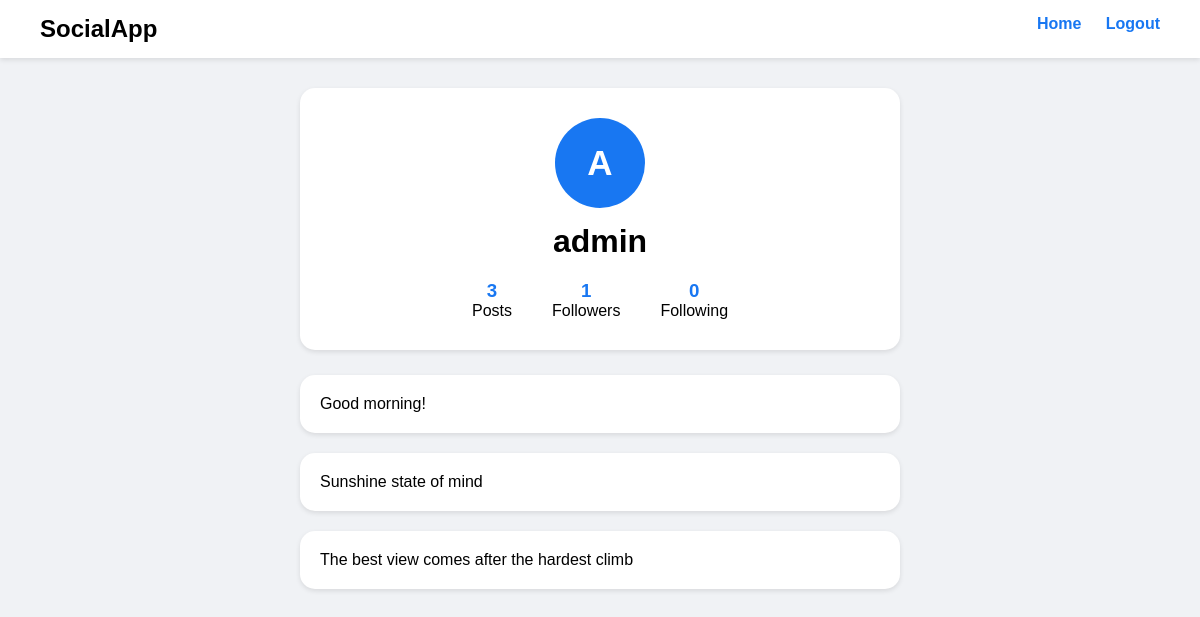
Page /profile/1/ on the committed database.
### app/models.py (models this page shows, shortened)
class Post(models.Model):
    user = models.ForeignKey(User, on_delete=models.CASCADE)
    content = models.TextField()
    created_at = models.DateTimeField(auto_now_add=True)

### app/views.py (the view)
# urls.py: path('profile/<int:user_id>/', views.profile, name='profile'),
def profile(request, user_id):
    profile_user = User.objects.get(id=user_id)
    posts = Post.objects.filter(user=profile_user)
    followers_count = Follow.objects.filter(
        following=profile_user
    ).count()
    following_count = Follow.objects.filter(
        follower=profile_user
    ).count()
    already_following = False
    if request.user.is_authenticated:
        already_following = Follow.objects.filter(
            follower=request.user,
            following=profile_user
        ).exists()
    context = {
        'profile_user': profile_user,
        'posts': posts,
        'followers_count': followers_count,
        'following_count': following_count,
        'already_following': already_following
    }
    return render(request, 'profile.html', context)

### app/templates/profile.html (shortened to what this page needs)
<!DOCTYPE html>
<html>
<head>
</head>
<body>
    <div class="navbar">
        <h2>SocialApp</h2>
        <div>
            <a href="/">
                Home
            </a>
            <a href="/logout/">
                Logout
            </a>
        </div>
    </div>
    <div class="container">
        <div class="profile-card">
            <div class="avatar">
                {{ profile_user.username|first|upper }}
            </div>
            <h1>{{ profile_user.username }}</h1>
            <div class="stats">
                <div class="stat">
                    <h3>{{ posts.count }}</h3>
                    <p>Posts</p>
                </div>
                <div class="stat">
                    <h3>{{ followers_count }}</h3>
                    <p>Followers</p>
                </div>
                <div class="stat">
                    <h3>{{ following_count }}</h3>
                    <p>Following</p>
                </div>
            </div>
        </div>
        {% for post in posts %}
            <div class="post">
                <p>{{ post.content }}</p>
            </div>
        {% endfor %}
    </div>
</body>
</html>

### app/templates/profile.html (style rules this page uses)
* { margin:0; padding:0; box-sizing:border-box; font-family:Arial; }
body { background:#f0f2f5; }
.navbar { background:white; padding:15px 40px; display:flex; justify-content:space-between; box-shadow:0px 2px 5px rgba(0,0,0,0.1); }
.navbar a { text-decoration:none; color:#1877f2; font-weight:bold; margin-left:20px; }
.container { width:600px; margin:30px auto; }
.profile-card { background:white; padding:30px; border-radius:15px; box-shadow:0px 2px 5px rgba(0,0,0,0.1); text-align:center; margin-bottom:25px; }
.avatar { width:90px; height:90px; border-radius:50%; background:#1877f2; color:white; display:flex; justify-content:center; align-items:center; margin:auto; font-size:35px; font-weight:bold; margin-bottom:15px; }
.stats { display:flex; justify-content:center; gap:40px; margin-top:20px; }
.stat h3 { color:#1877f2; }
.post { background:white; padding:20px; border-radius:15px; margin-bottom:20px; box-shadow:0px 2px 5px rgba(0,0,0,0.1); }

### rows in the picture
Post: content "Good morning!"
Post: content "Sunshine state of mind"
Post: content "The best view comes after the hardest climb"

### other values in the picture
{{ profile_user.username|first|upper }} "A"
{{ profile_user.username }} "admin"
{{ posts.count }} "3"
{{ followers_count }} "1"
{{ following_count }} "0"
